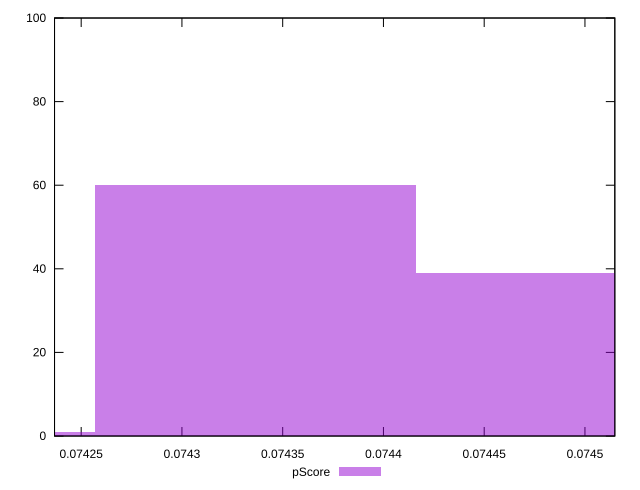

gnuplot code for this plot:
reset

$pScore <<EOF
0.07449569537275967 39
0.07433651653649308 60
0.0741773377002265 1
EOF

set key outside below
set boxwidth 0.00015917883626658048
set xrange [0.07423677493316538:0.07451482529793146]
set yrange [0:100]
set trange [0:100]
set style fill transparent solid 0.5 noborder
set terminal svg size 640, 490 enhanced background rgb 'white'
set output "reports/report_00027_2021-02-24T12-40-31.850Z/uses-long-cache-ttl/samples/music/pScore/histogram.svg"

plot $pScore title "pScore" with boxes

reset
